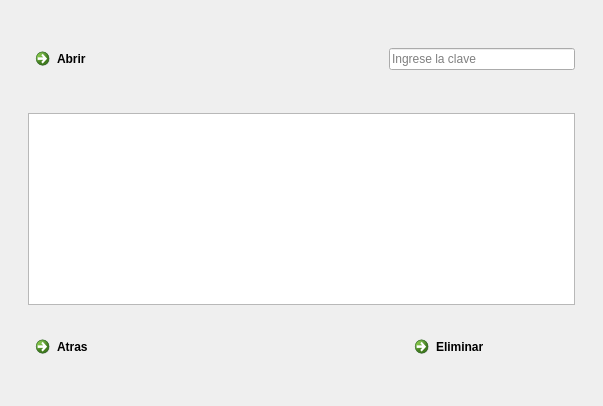
<?xml version="1.0" encoding="UTF-8"?>
<ui version="4.0">
 <class>eliminar</class>
 <widget class="QDialog" name="eliminar">
  <property name="geometry">
   <rect>
    <x>0</x>
    <y>0</y>
    <width>603</width>
    <height>406</height>
   </rect>
  </property>
  <property name="windowTitle">
   <string>Eliminar Registro</string>
  </property>
  <layout class="QHBoxLayout" name="horizontalLayout_3">
   <item>
    <layout class="QGridLayout" name="gridLayout">
     <item row="1" column="1">
      <layout class="QHBoxLayout" name="horizontalLayout_2">
       <item>
        <widget class="QCommandLinkButton" name="abrir_eliminar">
         <property name="text">
          <string>Abrir</string>
         </property>
        </widget>
       </item>
       <item>
        <spacer name="horizontalSpacer_2">
         <property name="orientation">
          <enum>Qt::Horizontal</enum>
         </property>
         <property name="sizeHint" stdset="0">
          <size>
           <width>48</width>
           <height>20</height>
          </size>
         </property>
        </spacer>
       </item>
       <item>
        <widget class="QLineEdit" name="clave_eliminar">
         <property name="placeholderText">
          <string>Ingrese la clave</string>
         </property>
        </widget>
       </item>
      </layout>
     </item>
     <item row="3" column="0">
      <spacer name="horizontalSpacer_3">
       <property name="orientation">
        <enum>Qt::Horizontal</enum>
       </property>
       <property name="sizeHint" stdset="0">
        <size>
         <width>40</width>
         <height>20</height>
        </size>
       </property>
      </spacer>
     </item>
     <item row="4" column="1">
      <spacer name="verticalSpacer_2">
       <property name="orientation">
        <enum>Qt::Vertical</enum>
       </property>
       <property name="sizeHint" stdset="0">
        <size>
         <width>20</width>
         <height>13</height>
        </size>
       </property>
      </spacer>
     </item>
     <item row="3" column="1">
      <layout class="QVBoxLayout" name="verticalLayout">
       <item>
        <widget class="QTextBrowser" name="lista_eliminar">
         <property name="minimumSize">
          <size>
           <width>511</width>
           <height>171</height>
          </size>
         </property>
        </widget>
       </item>
       <item>
        <spacer name="verticalSpacer">
         <property name="orientation">
          <enum>Qt::Vertical</enum>
         </property>
         <property name="sizeHint" stdset="0">
          <size>
           <width>20</width>
           <height>18</height>
          </size>
         </property>
        </spacer>
       </item>
       <item>
        <layout class="QHBoxLayout" name="horizontalLayout">
         <item>
          <widget class="QCommandLinkButton" name="salir_eliminar">
           <property name="text">
            <string>Atras</string>
           </property>
          </widget>
         </item>
         <item>
          <spacer name="horizontalSpacer">
           <property name="orientation">
            <enum>Qt::Horizontal</enum>
           </property>
           <property name="sizeHint" stdset="0">
            <size>
             <width>228</width>
             <height>20</height>
            </size>
           </property>
          </spacer>
         </item>
         <item>
          <widget class="QCommandLinkButton" name="eliminar_boton">
           <property name="text">
            <string>Eliminar</string>
           </property>
          </widget>
         </item>
        </layout>
       </item>
      </layout>
     </item>
     <item row="0" column="1">
      <spacer name="verticalSpacer_4">
       <property name="orientation">
        <enum>Qt::Vertical</enum>
       </property>
       <property name="sizeHint" stdset="0">
        <size>
         <width>20</width>
         <height>17</height>
        </size>
       </property>
      </spacer>
     </item>
     <item row="2" column="1">
      <spacer name="verticalSpacer_3">
       <property name="orientation">
        <enum>Qt::Vertical</enum>
       </property>
       <property name="sizeHint" stdset="0">
        <size>
         <width>20</width>
         <height>18</height>
        </size>
       </property>
      </spacer>
     </item>
     <item row="3" column="2">
      <spacer name="horizontalSpacer_4">
       <property name="orientation">
        <enum>Qt::Horizontal</enum>
       </property>
       <property name="sizeHint" stdset="0">
        <size>
         <width>40</width>
         <height>20</height>
        </size>
       </property>
      </spacer>
     </item>
    </layout>
   </item>
  </layout>
 </widget>
 <resources/>
 <connections>
  <connection>
   <sender>salir_eliminar</sender>
   <signal>clicked()</signal>
   <receiver>eliminar</receiver>
   <slot>close()</slot>
   <hints>
    <hint type="sourcelabel">
     <x>75</x>
     <y>270</y>
    </hint>
    <hint type="destinationlabel">
     <x>285</x>
     <y>149</y>
    </hint>
   </hints>
  </connection>
 </connections>
</ui>
